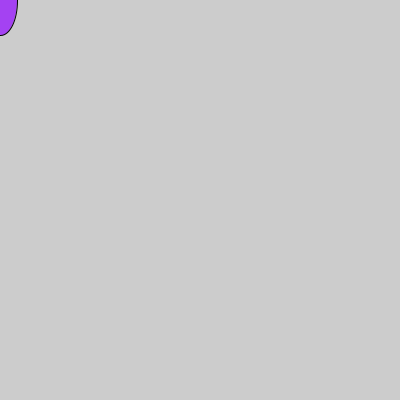
Frame 1 (no input)
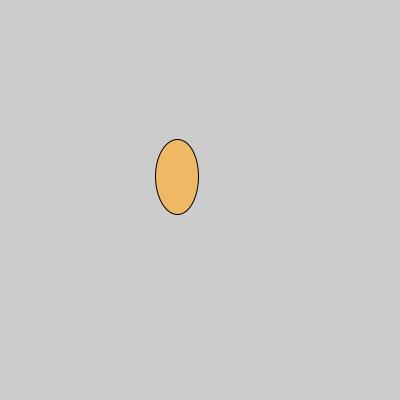
Frame 60 (the mouse pressed at the canvas centre just before this capture)
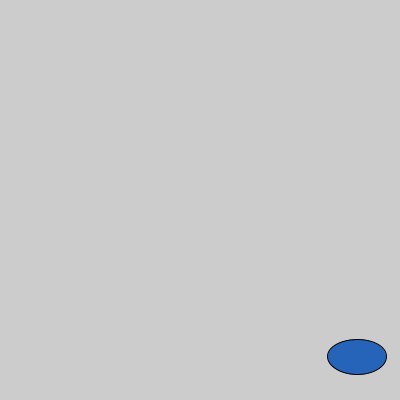
Frame 120 (the mouse held since frame 60 and released just before this capture)

The Processing sketch that drew these frames (run headless with seeded random() and noise(); from frame 60 on, the mouse is pressed at the canvas centre):

// Processing sketch: Ball_Animation
// ── Ball_Animation.pde

int xspeed;
int yspeed;
int ballx;
int bally;
int ovalx;
int ovaly;

void setup() {
  size(400,400);
  smooth();
  ballx = 0;
  bally = 0;
  xspeed = 3;
  yspeed = 3;
  
}

void draw() {
  background(204);
  
  fill(random(0,255),random(0,255),random(0,255));
  ellipse(ballx,bally,random(20,80),random(20,80));
  
  if (bally > height || 0 > bally) {
    yspeed *= -1;
  }
  
  bally += yspeed;
  
  if (ballx > width || 0 > ballx) {
    xspeed *= -1;
  }
  
  ballx += xspeed;
}
